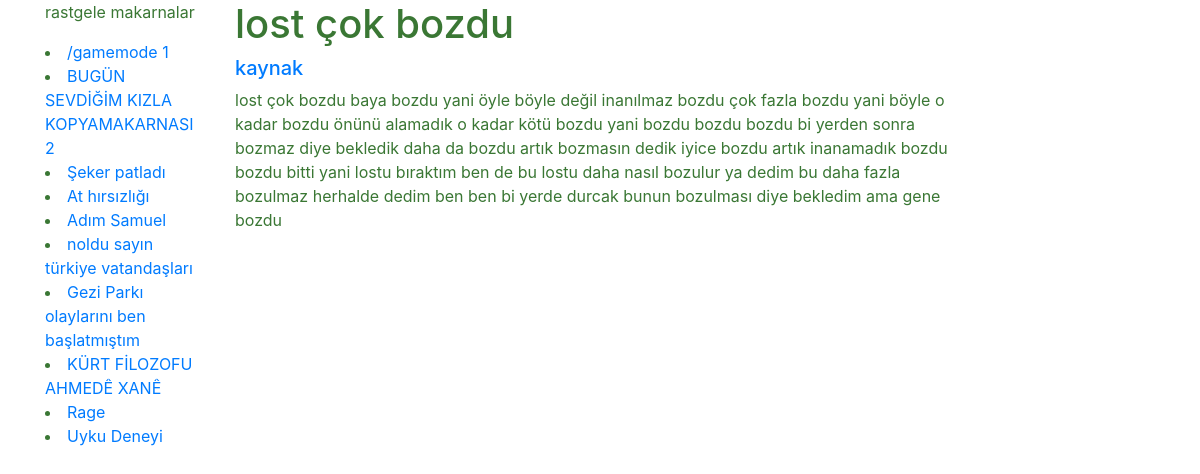
Screenshot of /pasta/eyr621 with the database file from the repository.
### src/database.py (models this page shows)
class BaseModel(Model):
    class Meta:
        database = db

class Pasta(BaseModel):
    id = CharField(unique=True)
    title = CharField()
    url = CharField()
    upvote = IntegerField()
    text = CharField()

### src/app.py (the view)
@app.route('/pasta/<pasta_id>')
def pasta(pasta_id):
    try:
        pasta = db.get_pasta_by_id(pasta_id)
        pasta.text = pasta.text.replace("\n", "<br>")
        random_pastas = get_random_pasta(limit=10)
        return render_template('pasta.html', pasta=pasta, random_pastas=random_pastas)
    except Exception as e:
        return render_template('404.html')

### src/app.py (called while the page is built)
def get_random_pasta(limit=10):
    return random.sample(db.get_all_pasta(), limit)

### src/database.py (called while the page is built)
    def get_pasta_by_id(self, id):
        try:
            pasta = Pasta.select().where(Pasta.id == id).get()
            return pasta
        except:
            return None

    def get_all_pasta(self):
        return [pasta for pasta in Pasta.select()]

### src/templates/pasta.html
{% extends "layout.html" %}
{% block content %}
<div class="row">
      <div class="col-md-2">
          <p>rastgele makarnalar</p>
          {% for p in random_pastas %}
                <li><a href="/pasta/{{ p.id }}" >{{p.title}}</a></li>
          {% endfor %}
      </div>
        <div class="col-md-8">
            <h1>{{pasta.title}}</h1>
            <h5> <a href={{pasta.url}}> kaynak </a></h5>
            {% autoescape false %}
            <p>{{pasta.text}}</p>
            {% endautoescape %}
        </div>
      <div class="col-md-2"></div>
</div>
{% endblock content %}

### src/static/main.css (style rules this page uses)
body { color: #3A7734; }

### rows the page displays
Pasta: title "/gamemode 1"
Pasta: title "BUGÜN SEVDİĞİM KIZLA KOPYAMAKARNASI 2"
Pasta: title "Şeker patladı"
Pasta: title "At hırsızlığı"
Pasta: title "Adım Samuel"
Pasta: title "noldu sayın türkiye vatandaşları"
Pasta: title "Gezi Parkı olaylarını ben başlatmıştım"
Pasta: title "KÜRT FİLOZOFU AHMEDÊ XANÊ"
Pasta: title "Rage"
Pasta: title "Uyku Deneyi"
Pasta: title "lost çok bozdu", text "lost çok bozdu baya bozdu yani öyle böyle değil inanılmaz bozdu çok fazla bozdu yani böyle o kadar bozdu önünü alamadık o kadar kötü bozdu yani bozdu bozdu bozdu bi yerden sonra bozmaz diye bekledik daha da bozdu artık bozmasın dedik iyice bozdu artık inanamadık bozdu bozdu bitti yani lostu bıraktım ben de bu lostu daha nasıl bozulur ya dedim bu daha fazla bozulmaz herhalde dedim ben ben bi yerde durcak bunun bozulması diye bekledim ama gene bozdu"
